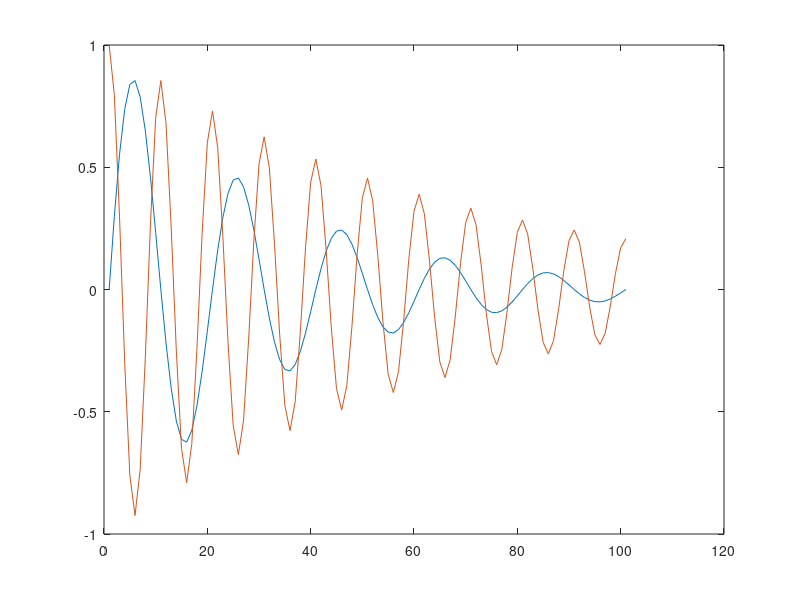

The MATLAB source for this figure: (Note: this script raises an error after producing the figure.)
 x = 0 : pi./20 : 5.*pi;
y = exp(-0.2.*x).*sin(2.*x);
z = exp(-0.1.*x).* cos(4.*x);
a = plot(y)
hold on
b = plot(z)
a.Color='red';
b.LineStyle = "--";
a.LineWidth = 2;
xlabel('xlabel')
ylabel('ylabel')
title('plot title')
legend('function1', 'function2')
hold off
